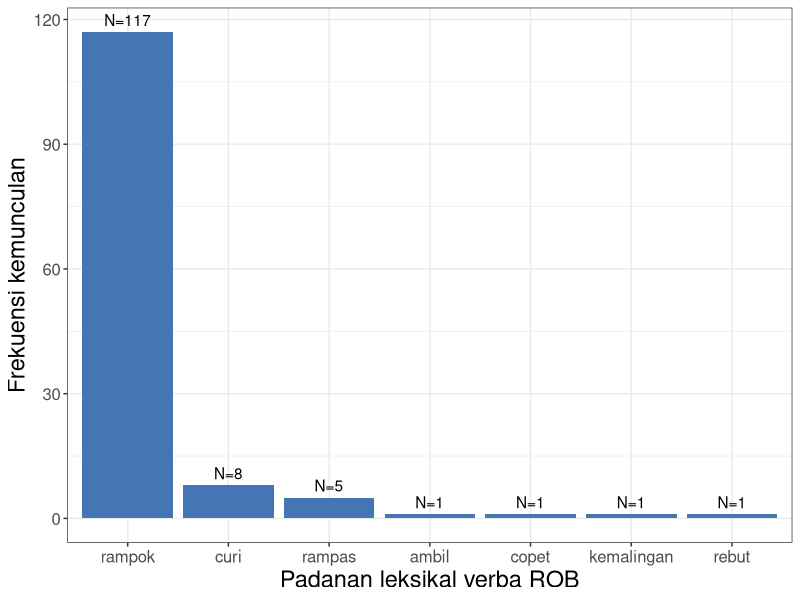
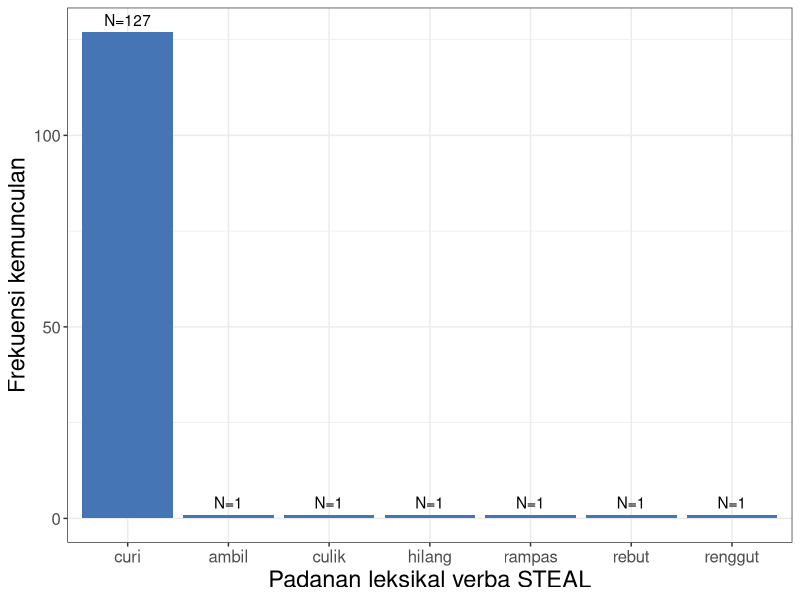

R code for these plots, in order:
library(tidyverse)
library(readxl)
library(RColorBrewer)

# # load ROB data
# rob <- readxl::read_xlsx("ROB_sample_conc.xlsx", sheet = "ROB_sample_half_conc", na = "NA")
# # exclude irrelevant data points
# rob1 <- rob %>% 
#   filter(!TRANSLATION_NODE %in% c("ERROR", "PROPER NAME")) %>% 
#   select(CASES, LEFT, NODE, RIGHT, TRANSLATION, TRANSLATION_NODE, TRANSLATION_POS)

# # save the SENASTEK data
# write_tsv(rob1, file = "SENASTEK/SENASTEK_data_rob1.txt")
# load the SENASTEK data
rob1 <- readr::read_tsv(file = "SENASTEK/SENASTEK_data_rob1.txt")

# # load STEAL data
# steal <- read_xlsx("STEAL_sample_conc.xlsx", sheet = "STEAL_sample_half_conc", na = "NA")
# # exclude irrelevant data points
# steal1 <- steal %>% 
#   filter(INCLUSION == TRUE, !is.na(TRANSLATION_POS)) %>% 
#   select(CASES, LEFT, NODE, RIGHT, TRANSLATION, TRANSLATION_NODE, TRANSLATION_POS)

# # save the SENASTEK data
# write_tsv(steal1, file = "SENASTEK/SENASTEK_data_steal1.txt")
# load the SENASTEK data
steal1 <- readr::read_tsv(file = "SENASTEK/SENASTEK_data_steal1.txt")

# helper function for determining the p-value to print in the text
pval_print <- function(pval) {
  
  if (pval < 0.05 & pval > 0.01) {
    pv <- " < 0.05"
  } else if (pval < 0.01 & pval > 0.001) {
    pv <- " < 0.01"
  } else if (pval < 0.001) {
    pv <- " < 0.001"
  } else if (pval > 0.05 & pval < 0.1) {
    pv <- " > 0.05"
  } else if (pval > 0.1) {
    pv <- " > 0.1"
  }
  
  return(pv)
  
}


# lexical equivalence for ROB ===============
rob_equiv_lemma <- c("rampok", "rampok", "curi", "rampas", "rampok", "copet", "kemalingan", "rampok", "ambil", "rebut", "rampok", "perampok")

rob1_lex_equivalence <- rob1 %>%
  count(TRANSLATION_NODE, sort = TRUE) %>% 
  mutate(LEMMAS = rob_equiv_lemma,
         WORD_CLASS = if_else(LEMMAS == "perampok", "noun", "verb")) %>% 
  rename(WORD_FORM = TRANSLATION_NODE) %>% 
  arrange(desc(WORD_CLASS), desc(n)) %>% 
  select(WORD_FORM, LEMMAS, WORD_CLASS, N_WORD_FORM = n)

rob1_lex_equivalence

## binomial test for the distribution of word class equivalence of ROB ========
## data preparation
### lemma equivalence for all word classes
rob1_lemma_equivalence <- rob1_lex_equivalence %>% 
  group_by(LEMMAS, WORD_CLASS) %>% 
  summarise(N_LEMMAS = sum(N_WORD_FORM), .groups = "drop") %>% 
  arrange(desc(WORD_CLASS), desc(N_LEMMAS))
rob1_lemma_equivalence

### only the lemmas for verbal equivalence
rob1_verbal_lemma_equivalence <- rob1_lemma_equivalence %>% 
  filter(WORD_CLASS == "verb") %>% 
  group_by(LEMMAS) %>% 
  summarise(N_LEMMAS = sum(N_LEMMAS), .groups = "drop") %>% 
  arrange(desc(N_LEMMAS))
rob1_verbal_lemma_equivalence

### summarising the distribution of the word classes across lemmas
rob1_wclass_equivalence <- rob1_lemma_equivalence %>% 
  group_by(WORD_CLASS) %>% 
  summarise(N_WORD_CLASS = sum(N_LEMMAS), .groups = "drop") %>% 
  arrange(desc(N_WORD_CLASS))
rob1_wclass_equivalence

### getting the value of verb and noun equivalence
pull(filter(rob1_wclass_equivalence, WORD_CLASS == "verb"), N_WORD_CLASS)
pull(filter(rob1_wclass_equivalence, WORD_CLASS == "noun"), N_WORD_CLASS)
sum(rob1_wclass_equivalence$N_WORD_CLASS) # total tokens

### run the two-tailed binomial test for word class equivalence of ROB ======
rob1_wclass_equivalence_binom <- binom.test(rob1_wclass_equivalence$N_WORD_CLASS)
rob1_wclass_equivalence_binom
rob1_wclass_equivalence_binom$p.value
(rob1_wclass_pbinom_text <- pval_print(rob1_wclass_equivalence_binom$p.value))

## chi-square goodness-of-fit for verbal equivalence lemma for ROB =======
rob_verbal_equiv_vals <- rob1_verbal_lemma_equivalence$N_LEMMAS
names(rob_verbal_equiv_vals) <- rob1_verbal_lemma_equivalence$LEMMAS
rob1_verbal_lemma_equivalence_chisq <- chisq.test(rob_verbal_equiv_vals)
rob1_verbal_lemma_equivalence_chisq
rob1_verbal_lemma_equivalence_chisq$p.value
rob1_verbal_lemma_equivalence_chisq$residuals
(rob1_verbal_pchisq_text <- pval_print(rob1_verbal_lemma_equivalence_chisq$p.value))

## visualising the barplot for lexical equivalence of ROB (Gambar 3a in the SENASTEK proceeding paper) =======
p1_idn <- rob1_verbal_lemma_equivalence %>% 
  ggplot(aes(x = reorder(LEMMAS, -N_LEMMAS),
             y = N_LEMMAS)) +
  geom_col(fill = brewer.pal(brewer.pal.info[rownames(brewer.pal.info) == "RdYlBu", 1], name = "RdYlBu")[10]) +
  theme_bw() +
  geom_text(aes(label = paste("N=", N_LEMMAS, sep = "")), vjust = -.5) +
  labs(x = "Padanan leksikal verba ROB",
       y = "Frekuensi kemunculan") +
  theme(axis.text = element_text(size = 12),
        axis.title = element_text(size = 17))
p1_idn
### uncomment the following code to save into file
# ggsave("SENASTEK-plot-verbal-equivalence-rob-idn.png", plot = p1_idn, height = 5, width = 6, dpi = 300)





# lexical equivalence for STEAL ===============
steal_equiv_lemma <- c("curi", "curi", "curi", "curian", "pencurian", "hilang", "culik", "ambil", "rampas", "rebut", "renggut", "pencuri")

steal1_lex_equivalence <- steal1 %>% 
  count(TRANSLATION_NODE, sort = TRUE) %>% 
  mutate(LEMMAS = steal_equiv_lemma) %>% 
  left_join(steal1 %>% 
              count(TRANSLATION_NODE, TRANSLATION_POS, sort = TRUE),
            by = c("TRANSLATION_NODE", "n")) %>% 
  rename(WORD_CLASS = TRANSLATION_POS,
         WORD_FORM = TRANSLATION_NODE) %>% 
  arrange(desc(WORD_CLASS), desc(n)) %>% 
  select(WORD_FORM, LEMMAS, WORD_CLASS, N_WORD_FORM = n)

steal1_lex_equivalence

## binomial test for the distribution of word class equivalence of STEAL ========
## data preparation
### lemma equivalence for all word classes
steal1_lemma_equivalence <- steal1_lex_equivalence %>% 
  group_by(LEMMAS, WORD_CLASS) %>% 
  summarise(N_LEMMAS = sum(N_WORD_FORM), .groups = "drop") %>% 
  arrange(desc(WORD_CLASS), desc(N_LEMMAS))
steal1_lemma_equivalence

### only the lemmas for verbal equivalence
steal1_verbal_lemma_equivalence <- steal1_lemma_equivalence %>% 
  filter(WORD_CLASS == "verb") %>% 
  group_by(LEMMAS) %>% 
  summarise(N_LEMMAS = sum(N_LEMMAS), .groups = "drop") %>% 
  arrange(desc(N_LEMMAS))
steal1_verbal_lemma_equivalence

### summarising the distribution of the word classes across lemmas
steal1_wclass_equivalence <- steal1_lemma_equivalence %>% 
  group_by(WORD_CLASS) %>% 
  summarise(N_WORD_CLASS = sum(N_LEMMAS), .groups = "drop") %>% 
  arrange(desc(N_WORD_CLASS))
steal1_wclass_equivalence

### getting the value of verb and noun equivalence
pull(filter(steal1_wclass_equivalence, WORD_CLASS == "verb"), N_WORD_CLASS)
pull(filter(steal1_wclass_equivalence, WORD_CLASS == "noun"), N_WORD_CLASS)
sum(steal1_wclass_equivalence$N_WORD_CLASS) # total tokens

### run the two-tailed binomial test for word class equivalence of STEAL ======
steal1_wclass_equivalence_binom <- binom.test(steal1_wclass_equivalence$N_WORD_CLASS)
steal1_wclass_equivalence_binom
steal1_wclass_equivalence_binom$p.value
(steal1_wclass_pbinom_text <- pval_print(steal1_wclass_equivalence_binom$p.value))

## chi-square goodness-of-fit for verbal equivalence lemma for STEAL =======
steal_verbal_equiv_vals <- steal1_verbal_lemma_equivalence$N_LEMMAS
names(steal_verbal_equiv_vals) <- steal1_verbal_lemma_equivalence$LEMMAS
steal1_verbal_lemma_equivalence_chisq <- chisq.test(steal_verbal_equiv_vals)
steal1_verbal_lemma_equivalence_chisq
steal1_verbal_lemma_equivalence_chisq$p.value
steal1_verbal_lemma_equivalence_chisq$residuals
(steal1_verbal_pchisq_text <- pval_print(steal1_verbal_lemma_equivalence_chisq$p.value))

## visualising the barplot for lexical equivalence of STEAL (Gambar 3b in the SENASTEK proceeding paper) =======
p2_idn <- steal1_verbal_lemma_equivalence %>% 
  ggplot(aes(x = reorder(LEMMAS, -N_LEMMAS),
             y = N_LEMMAS)) +
  geom_col(fill = brewer.pal(brewer.pal.info[rownames(brewer.pal.info) == "RdYlBu", 1], name = "RdYlBu")[10]) +
  theme_bw() +
  geom_text(aes(label = paste("N=", N_LEMMAS, sep = "")), vjust = -.5) +
  labs(x = "Padanan leksikal verba STEAL",
       y = "Frekuensi kemunculan") +
  theme(axis.text = element_text(size = 12),
        axis.title = element_text(size = 17))
p2_idn
### uncomment the following code to save into file
# ggsave("SENASTEK-plot-verbal-equivalence-steal-idn.png", plot = p2_idn, height = 5, width = 6, dpi = 300)